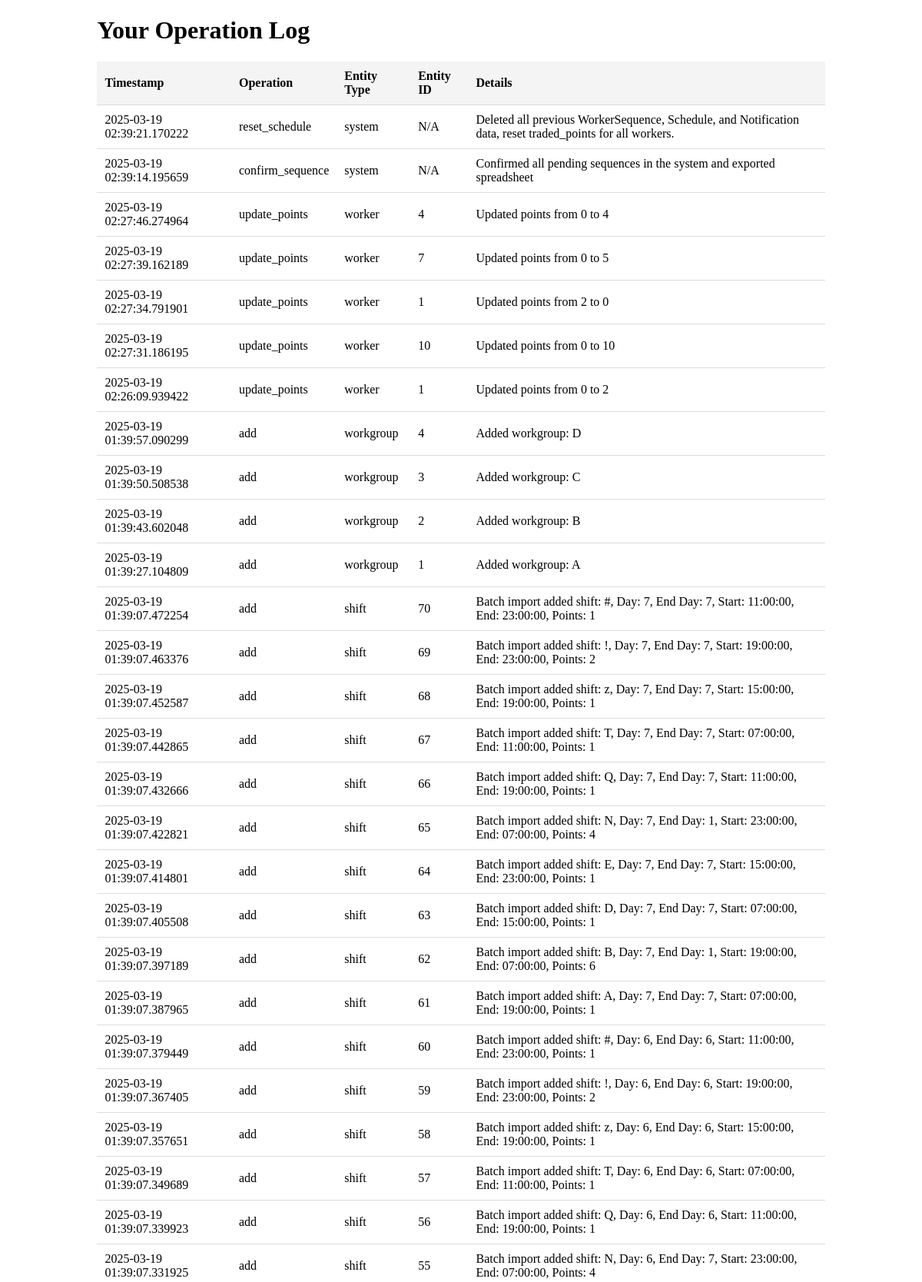
Screenshot of /admin/operation_log (signed in, upper part) with the database file from the repository.
### models.py (models this page shows, shortened)
class AdminOperationLog(db.Model):
    id = db.Column(db.Integer, primary_key=True)
    admin_id = db.Column(db.Integer, db.ForeignKey('admin.id'), nullable=False)
    operation = db.Column(db.String(50), nullable=False)  # e.g., "add", "edit", "delete", "batch_import"
    entity_type = db.Column(db.String(50), nullable=False)  # e.g., "worker", "interval"
    entity_id = db.Column(db.Integer, nullable=True)  # ID of the affected entity, if applicable
    details = db.Column(db.Text, nullable=True)  # Additional details (e.g., JSON of changes)
    timestamp = db.Column(db.DateTime, default=datetime.utcnow, nullable=False)

### routes.py (the view)
    @login_required
    def wrapper(*args, **kwargs):
        if current_user.role != 'admin':
            flash('Access denied: Admins only.')
            return redirect(url_for('main.index'))
        return func(*args, **kwargs)

### app.py (called while the page is built)
@login_manager.user_loader
def load_user(user_id):
    from models import Admin, Worker
    admin = db.session.get(Admin, int(user_id))  # Updated to Session.get
    if admin:
        return admin
    worker = db.session.get(Worker, int(user_id))  # Updated to Session.get
    if worker:
        return worker
    return None

### routes.py (called while the page is built)
def admin_required(func):
    @login_required
    def wrapper(*args, **kwargs):
        if current_user.role != 'admin':
            flash('Access denied: Admins only.')
            return redirect(url_for('main.index'))
        return func(*args, **kwargs)
    wrapper.__name__ = func.__name__
    return wrapper

@main.route('/admin/operation_log')
@admin_required
def admin_operation_log():
    operations = AdminOperationLog.query.filter_by(admin_id=current_user.id).order_by(AdminOperationLog.timestamp.desc()).all()
    return render_template('admin/operation_log.html', operations=operations)

### templates/admin/operation_log.html (shortened to what this page needs)
<!DOCTYPE html>
<html lang="en">
<head>
</head>
<body>
    <div class="container">
        <h1>Your Operation Log</h1>
        <table>
            <thead>
                <tr>
                    <th>Timestamp</th>
                    <th>Operation</th>
                    <th>Entity Type</th>
                    <th>Entity ID</th>
                    <th>Details</th>
                </tr>
            </thead>
            <tbody>
                {% for operation in operations %}
                <tr>
                    <td>{{ operation.timestamp }}</td>
                    <td>{{ operation.operation }}</td>
                    <td>{{ operation.entity_type }}</td>
                    <td>{{ operation.entity_id or 'N/A' }}</td>
                    <td>{{ operation.details or 'No details' }}</td>
                </tr>
                {% endfor %}
            </tbody>
        </table>
    </div>
</body>
</html>

### templates/admin/operation_log.html (style rules this page uses)
.container { width: 80%; margin: 20px auto; }
table { width: 100%; border-collapse: collapse; }
th, td { padding: 10px; text-align: left; border-bottom: 1px solid #ddd; }
th { background-color: #f4f4f4; }

### rows the page displays
AdminOperationLog: timestamp "2025-03-19 02:39:21.170222", operation "reset_schedule", entity_type "system", entity_id "N/A", details "Deleted all previous WorkerSequence, Schedule, and Notification data, reset traded_points for all workers."
AdminOperationLog: timestamp "2025-03-19 02:39:14.195659", operation "confirm_sequence", entity_type "system", entity_id "N/A", details "Confirmed all pending sequences in the system and exported spreadsheet"
AdminOperationLog: timestamp "2025-03-19 02:27:46.274964", operation "update_points", entity_type "worker", entity "4", details "Updated points from 0 to 4"
AdminOperationLog: timestamp "2025-03-19 02:27:39.162189", operation "update_points", entity_type "worker", entity "7", details "Updated points from 0 to 5"
AdminOperationLog: timestamp "2025-03-19 02:27:34.791901", operation "update_points", entity_type "worker", entity "1", details "Updated points from 2 to 0"
AdminOperationLog: timestamp "2025-03-19 02:27:31.186195", operation "update_points", entity_type "worker", entity "10", details "Updated points from 0 to 10"
AdminOperationLog: timestamp "2025-03-19 02:26:09.939422", operation "update_points", entity_type "worker", entity "1", details "Updated points from 0 to 2"
AdminOperationLog: timestamp "2025-03-19 01:39:57.090299", operation "add", entity_type "workgroup", entity "4", details "Added workgroup: D"
AdminOperationLog: timestamp "2025-03-19 01:39:50.508538", operation "add", entity_type "workgroup", entity "3", details "Added workgroup: C"
AdminOperationLog: timestamp "2025-03-19 01:39:43.602048", operation "add", entity_type "workgroup", entity "2", details "Added workgroup: B"
AdminOperationLog: timestamp "2025-03-19 01:39:27.104809", operation "add", entity_type "workgroup", entity "1", details "Added workgroup: A"
AdminOperationLog: timestamp "2025-03-19 01:39:07.472254", operation "add", entity_type "shift", entity "70", details "Batch import added shift: #, Day: 7, End Day: 7, Start: 11:00:00, End: 23:00:00, Points: 1"
AdminOperationLog: timestamp "2025-03-19 01:39:07.463376", operation "add", entity_type "shift", entity "69", details "Batch import added shift: !, Day: 7, End Day: 7, Start: 19:00:00, End: 23:00:00, Points: 2"
AdminOperationLog: timestamp "2025-03-19 01:39:07.452587", operation "add", entity_type "shift", entity "68", details "Batch import added shift: z, Day: 7, End Day: 7, Start: 15:00:00, End: 19:00:00, Points: 1"
AdminOperationLog: timestamp "2025-03-19 01:39:07.442865", operation "add", entity_type "shift", entity "67", details "Batch import added shift: T, Day: 7, End Day: 7, Start: 07:00:00, End: 11:00:00, Points: 1"
AdminOperationLog: timestamp "2025-03-19 01:39:07.432666", operation "add", entity_type "shift", entity "66", details "Batch import added shift: Q, Day: 7, End Day: 7, Start: 11:00:00, End: 19:00:00, Points: 1"
AdminOperationLog: timestamp "2025-03-19 01:39:07.422821", operation "add", entity_type "shift", entity "65", details "Batch import added shift: N, Day: 7, End Day: 1, Start: 23:00:00, End: 07:00:00, Points: 4"
AdminOperationLog: timestamp "2025-03-19 01:39:07.414801", operation "add", entity_type "shift", entity "64", details "Batch import added shift: E, Day: 7, End Day: 7, Start: 15:00:00, End: 23:00:00, Points: 1"
AdminOperationLog: timestamp "2025-03-19 01:39:07.405508", operation "add", entity_type "shift", entity "63", details "Batch import added shift: D, Day: 7, End Day: 7, Start: 07:00:00, End: 15:00:00, Points: 1"
AdminOperationLog: timestamp "2025-03-19 01:39:07.397189", operation "add", entity_type "shift", entity "62", details "Batch import added shift: B, Day: 7, End Day: 1, Start: 19:00:00, End: 07:00:00, Points: 6"
AdminOperationLog: timestamp "2025-03-19 01:39:07.387965", operation "add", entity_type "shift", entity "61", details "Batch import added shift: A, Day: 7, End Day: 7, Start: 07:00:00, End: 19:00:00, Points: 1"
AdminOperationLog: timestamp "2025-03-19 01:39:07.379449", operation "add", entity_type "shift", entity "60", details "Batch import added shift: #, Day: 6, End Day: 6, Start: 11:00:00, End: 23:00:00, Points: 1"
AdminOperationLog: timestamp "2025-03-19 01:39:07.367405", operation "add", entity_type "shift", entity "59", details "Batch import added shift: !, Day: 6, End Day: 6, Start: 19:00:00, End: 23:00:00, Points: 2"
AdminOperationLog: timestamp "2025-03-19 01:39:07.357651", operation "add", entity_type "shift", entity "58", details "Batch import added shift: z, Day: 6, End Day: 6, Start: 15:00:00, End: 19:00:00, Points: 1"
AdminOperationLog: timestamp "2025-03-19 01:39:07.349689", operation "add", entity_type "shift", entity "57", details "Batch import added shift: T, Day: 6, End Day: 6, Start: 07:00:00, End: 11:00:00, Points: 1"
AdminOperationLog: timestamp "2025-03-19 01:39:07.339923", operation "add", entity_type "shift", entity "56", details "Batch import added shift: Q, Day: 6, End Day: 6, Start: 11:00:00, End: 19:00:00, Points: 1"
AdminOperationLog: timestamp "2025-03-19 01:39:07.331925", operation "add", entity_type "shift", entity "55", details "Batch import added shift: N, Day: 6, End Day: 7, Start: 23:00:00, End: 07:00:00, Points: 4"
